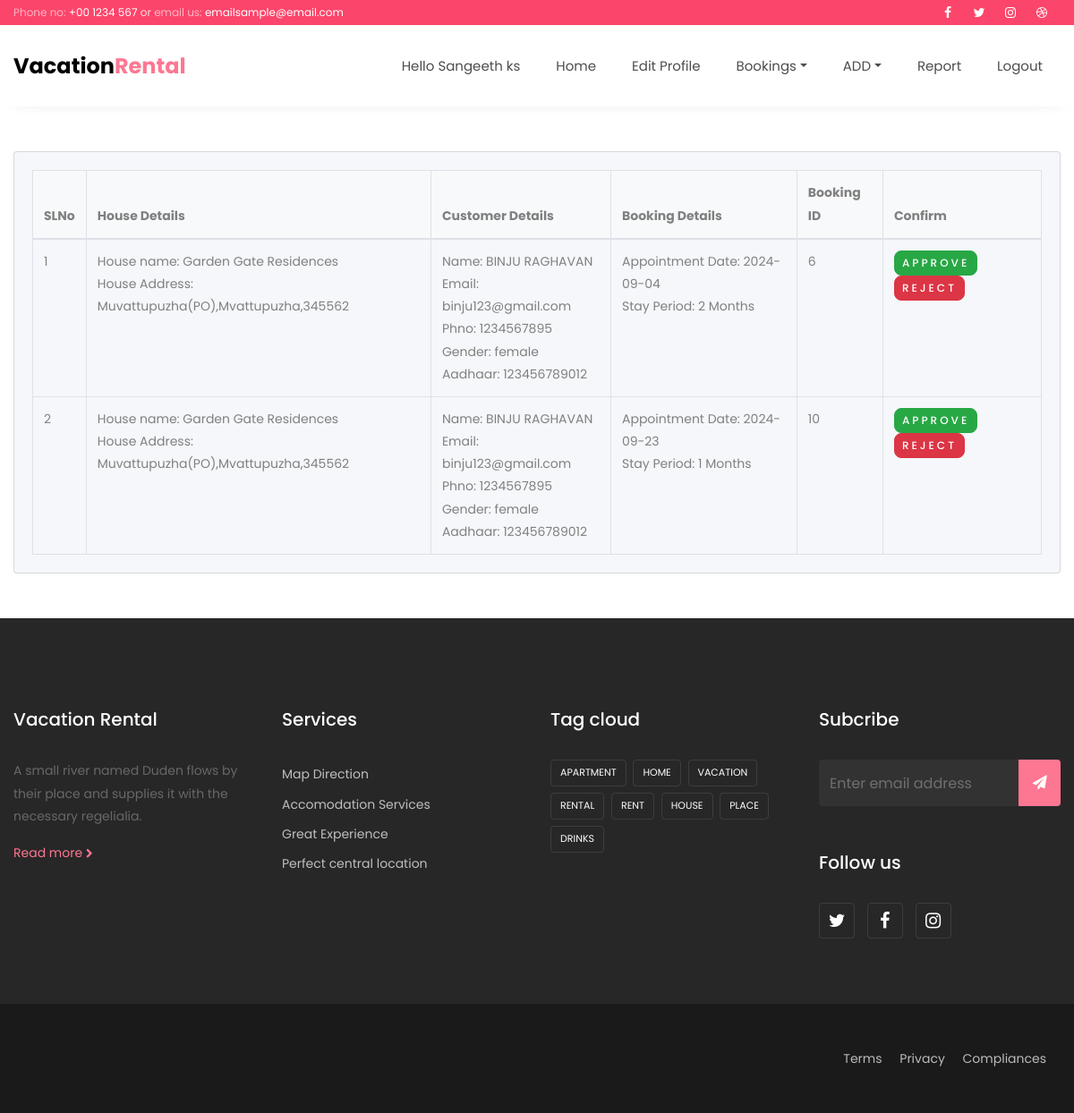
The app's page /owner/pg_book.php (signed in) with its own data.
### tables this page shows
CREATE TABLE `owner` (
  `reg_id` int(20) NOT NULL,
  `fname` varchar(50) NOT NULL,
  `phno` varchar(10) NOT NULL,
  `email` varchar(50) NOT NULL,
  `owner_address` varchar(100) NOT NULL,
  `id_proof` varchar(150) NOT NULL,
  `owner_state` varchar(20) NOT NULL,
  `district` varchar(20) NOT NULL,
  `city` varchar(20) NOT NULL,
  `login_id` int(20) NOT NULL
);

CREATE TABLE `customer` (
  `reg_id` int(20) NOT NULL,
  `fname` varchar(50) NOT NULL,
  `email` varchar(50) NOT NULL,
  `phno` varchar(10) NOT NULL,
  `aadhar` varchar(12) NOT NULL,
  `gender` varchar(20) NOT NULL,
  `login_id` int(20) NOT NULL
);

CREATE TABLE `add_pg` (
  `pg_id` int(11) NOT NULL,
  `pg_name` varchar(50) NOT NULL,
  `pg_address` varchar(100) NOT NULL,
  `pg_state` varchar(20) NOT NULL,
  `pg_district` varchar(20) NOT NULL,
  `pg_city` varchar(20) NOT NULL,
  `pg_img` varchar(150) NOT NULL,
  `pg_vid` varchar(150) NOT NULL,
  `pg_price` int(11) NOT NULL,
  `pg_description` varchar(500) NOT NULL,
  `pg_owner` int(11) NOT NULL,
  `pg_bedroom` varchar(10) NOT NULL,
  `pg_bathroom` varchar(10) NOT NULL,
  `pg_kitchen` varchar(10) NOT NULL,
  `pg_furnishing` varchar(30) NOT NULL,
  `pg_parking` varchar(10) NOT NULL,
  `pg_wifi` varchar(10) NOT NULL
);

CREATE TABLE `booking` (
  `type` varchar(10) NOT NULL,
  `join_date` date NOT NULL,
  `due_date` date DEFAULT NULL,
  `stay` int(20) NOT NULL,
  `book_id` int(10) NOT NULL,
  `cus_id` int(11) NOT NULL,
  `room_id` int(11) NOT NULL,
  `book_status` varchar(30) NOT NULL
);

### owner/pg_book.php (the view, shortened to what this page needs)
<?php
include 'header.php';
?>
<nav class="navbar navbar-expand-lg navbar-dark ftco_navbar bg-dark ftco-navbar-light" id="ftco-navbar">
    <div class="container">
        <a class="navbar-brand" href="index.html">Vacation<span>Rental</span></a>
        <div class="collapse navbar-collapse" id="ftco-nav">
            <?php
            include '../connection.php';
            $log = $_SESSION['login_id'];
            $result = "SELECT fname FROM owner WHERE login_id='$log' ";
            $sql = mysqli_query($conn, $result);
            $data = mysqli_fetch_array($sql);
            ?>
            <ul class="navbar-nav ml-auto">
                <li class="nav-item"> <span class="nav-link">Hello <?php echo htmlspecialchars($data['fname']); ?></span></li>
                <li class="nav-item"><a href="index.php" class="nav-link">Home</a></li>
                <li class="nav-item"><a href="edit.php" class="nav-link">Edit Profile</a></li>
                <li class="nav-item dropdown">
                    <a href="#" class="nav-link dropdown-toggle" data-toggle="dropdown">Bookings</a>
                </li>
                <li class="nav-item dropdown">
                    <a href="#" class="nav-link dropdown-toggle active" data-toggle="dropdown">ADD</a>
                </li>
                <li class="nav-item"><a href="report.php" class="nav-link">Report</a></li>
                <li class="nav-item"><a href="logout.php" class="nav-link">Logout</a></li>
            </ul>
        </div>
    </div>
</nav>
<section class="intro">
  <div class="bg-image h-100" style="background-color: #ffff;">
    <div class="mask d-flex align-items-center h-100">
      <div class="container">
        <br> <br>
        <div class="row justify-content-center">
          <div class="col-12">
            <div class="card shadow-2-strong" style="background-color: #f5f7fa;">
              <div class="card-body">
                <div class="table-responsive">
                  <table class="table table-bordered mb-0">
                    <thead>
                      <tr>
                        <th scope="col">SLNo</th>
                        <th scope="col">House Details</th>
                        <th scope="col">Customer Details</th>
                        <th scope="col">Booking Details</th>
                        <th scope="col">Booking ID</th>
                        <th scope="col">Confirm</th>
                      </tr>
                    </thead>
                    <tbody>
                    <?php
                    include '../connection.php';
                    $result="SELECT * FROM customer,add_pg,booking WHERE booking.type='house' AND booking.room_id=add_pg.pg_id AND booking.cus_id=customer.login_id AND add_pg.pg_owner=$log";
                    $sql=mysqli_query($conn,$result);
                    $counter = 1;
                    while($data=mysqli_fetch_array($sql)) { ?>
                     <tr>
                        <td><?php echo $counter++; ?></td>
                        <td><?php echo "House name: " .$data['pg_name']  . '<br>'."House Address: " . $data['pg_address']; ?></td>
                        <td><?php echo "Name: " . $data['fname']. '<br>' ."Email: " . $data['email'].'<br>'. "Phno: " . $data['phno'].'<br>'."Gender: " . $data['gender'].'<br>'."Aadhaar: " . $data['aadhar']; ?></td>
                        <td><?php echo "Appointment Date: " .$data['join_date'] . '<br>' ."Stay Period: " .$data['stay'] . ' Months'; ?></td>
                        <td><?php echo $data['book_id']?></td>
                        <td class="button-group">
                        <?php
                          switch ($data['book_status']) {
                                  echo '<span class="status-approved">Approved</span>';?>
                                  <?php break;
                              default: ?>
                                  <a href="approve_room.php?id=<?php echo $data['book_id']?>&&rid=<?php echo $data['pg_id']?>" class="btn btn-success btn-sm">Approve</a>
                                  <a href="reject.php?id=<?php echo $data['book_id']?>" class="btn btn-reject btn-sm">Reject</a>
                                  <?php break;
                          }
                        ?>
                        </td>
                      </tr>
                    <?php } ?>
                    </tbody>
                  </table>
                </div>
              </div>
            </div>
          </div>
        </div>
        <br> <br>
      </div>
    </div>
  </div>
</section>
<?php
include 'footer.php';
?>

### owner/pg_book.php (style rules this page uses)
.table-bordered { border: 1px solid #dee2e6; }
.table-bordered th, .table-bordered td { border: 1px solid #dee2e6; }
.table th { background-color: #f8f9fa; }
.button-group { margin-top: 1rem; gap: 20px; }
.btn { border-radius: 8px; padding: 0.5rem 1rem; font-size: 0.875rem; font-weight: 500; text-decoration: none; color: #ffffff; display: inline-block; }
.btn-success { background-color: #28a745; border-color: #28a745; }
.btn-reject { background-color: #dc3545; border-color: #dc3545; }
.btn-sm { font-size: 0.75rem; padding: 0.25rem 0.5rem; }

### records on screen
owner: fname "Sangeeth ks"
customer: add_pg.pg_name "Garden Gate Residences", add_pg.pg_address "Muvattupuzha(PO),Mvattupuzha,345562", fname "BINJU RAGHAVAN", email "binju123@gmail.com", phno "1234567895", gender "female", aadhar "123456789012", booking.join_date "2024-09-04", booking.stay "2", booking.book_id "6", booking.join_date "2024-09-23", booking.stay "1", booking.book_id "10"
